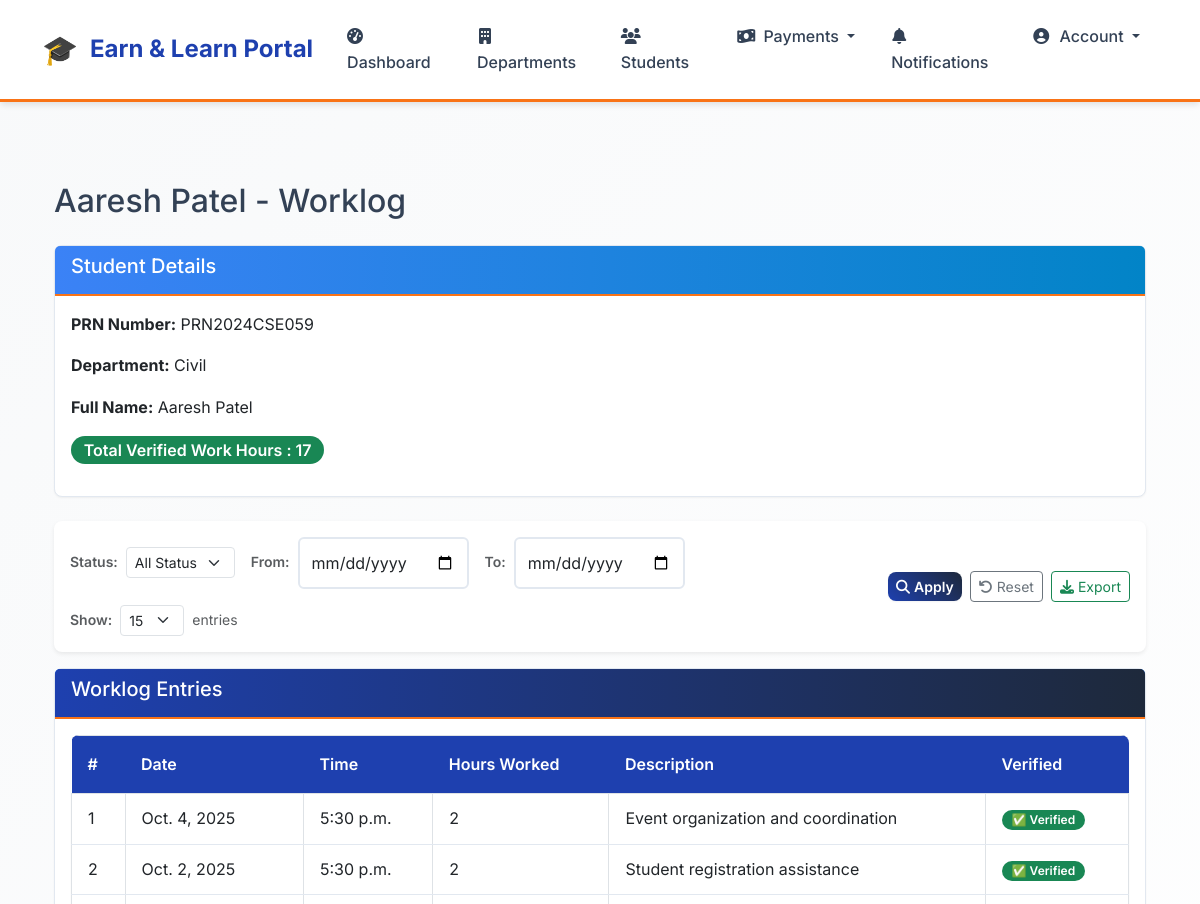
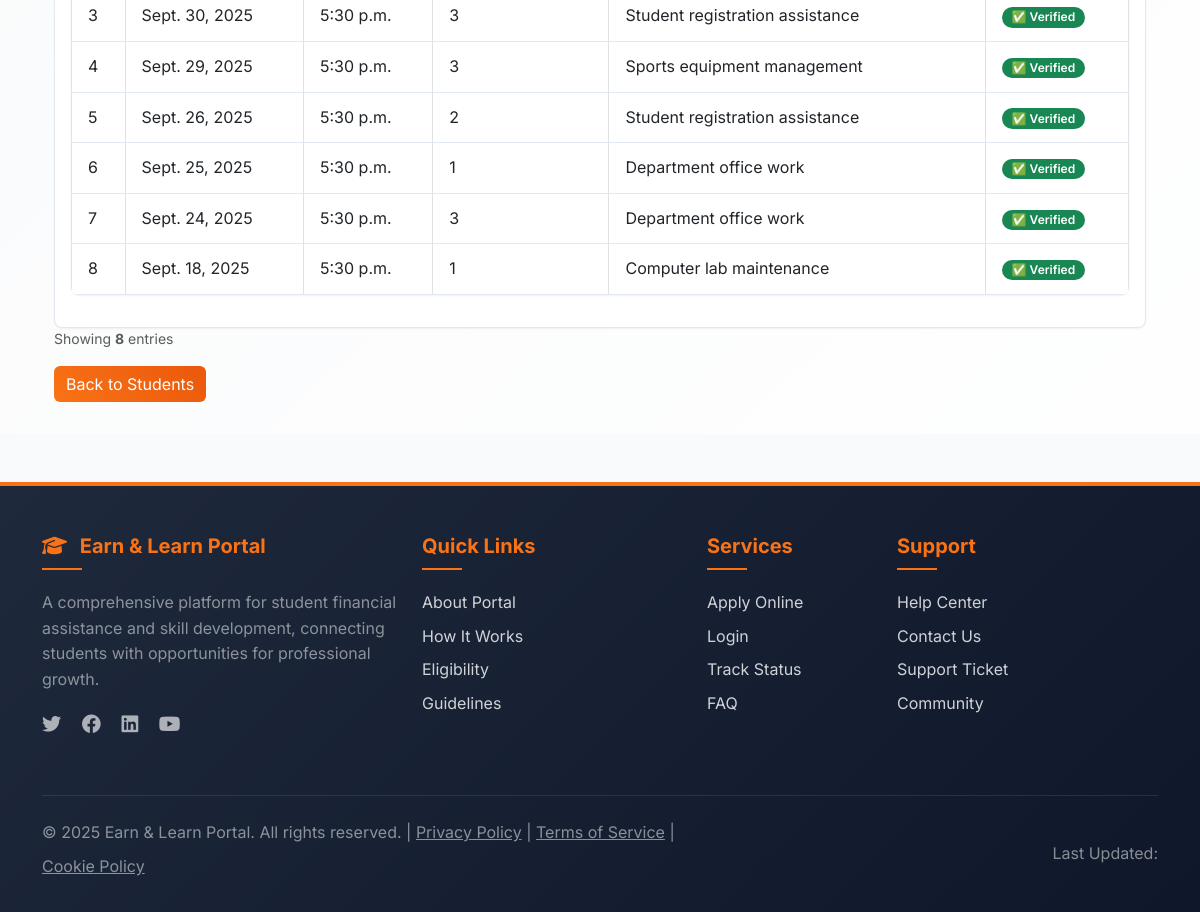
Page /student/8/worklog/ (signed in) on the committed database (2 pictures, top to bottom).
### scheme/models.py (models this page shows, shortened)
class SchemeApplication(models.Model):
    CASTE_CATEGORIES = [
        ('General', 'General'),
        ('OBC', 'Other Backward Class (OBC)'),
        ('SC', 'Scheduled Caste (SC)'),
        ('ST', 'Scheduled Tribe (ST)'),
        ('NT', 'Nomadic Tribes (NT)'),
        ('VJNT', 'Vimukta Jati Nomadic Tribes (VJNT)'),
        ('EWS', 'Economically Weaker Section (EWS)'),
        ('SBC', 'Special Backward Class (SBC)'),
    ]
    student = models.ForeignKey(settings.AUTH_USER_MODEL, on_delete=models.CASCADE)
    first_name = models.CharField(max_length=100)
    middle_name = models.CharField(max_length=100, blank=True, null=True)
    last_name = models.CharField(max_length=100)
    address = models.TextField()
    state = models.CharField(max_length=100)
    dob = models.DateField()
    annual_income = models.DecimalField(max_digits=10, decimal_places=2)
    fathers_occupation = models.CharField(max_length=255)
    caste_category = models.CharField(max_length=20, choices=CASTE_CATEGORIES)
    COLLEGE_NAME = "Pimpri Chinchwad College of Engineering Nigdi, Pune"
    college_name = models.CharField(max_length=255, default=COLLEGE_NAME)
    department = models.CharField(max_length=100)
    prn_number = models.CharField(max_length=20, unique=True)
    photo = models.FileField(upload_to='scheme_documents/photos/', validators=[validate_image_file])
    application_form = models.FileField(upload_to='scheme_documents/forms/', validators=[validate_pdf_file])
    income_certificate = models.FileField(upload_to='scheme_documents/certificates/', validators=[validate_pdf_file])
    caste_certificate = models.FileField(upload_to='scheme_documents/certificates/', blank=True, null=True, validators=[validate_pdf_file])
    last_year_marksheet = models.FileField(upload_to='scheme_documents/marksheets/', validators=[validate_pdf_file])
    domicile_certificate = models.FileField(upload_to='scheme_documents/certificates/', validators=[validate_pdf_file])
    admission_receipt = models.FileField(upload_to='scheme_documents/receipts/', validators=[validate_pdf_file])
    aadhar_card = models.FileField(upload_to='scheme_documents/identity/', validators=[validate_pdf_file])
    bank_passbook = models.FileField(upload_to='scheme_documents/passbooks/', validators=[validate_pdf_file])
    caste_validity_certificate = models.FileField(upload_to='scheme_documents/certificates/', blank=True, null=True, validators=[validate_pdf_file])
    STATUS_CHOICES = [
        ("Pending", "Pending"),
        ("Approved", "Approved"),
        ("Rejected", "Rejected"),
        ("Correction Required", "Correction Required"),
        ("Completed", "Completed")
    ]
    status = models.CharField(max_length=20, choices=STATUS_CHOICES, default='Pending')
    comments = models.TextField(blank=True, null=True, help_text="General comments and field-specific feedback")

class WorkLog(models.Model):
    student = models.ForeignKey(settings.AUTH_USER_MODEL, on_delete=models.CASCADE)
    date = models.DateField(auto_now_add=True)
    time = models.TimeField(auto_now_add=True)
    hours_worked = models.PositiveIntegerField()
    description = models.TextField()
    is_verified = models.BooleanField(default=False)
    is_rejected = models.BooleanField(default=False)
    rejection_reason = models.TextField(blank=True, null=True)
    rejected_by = models.ForeignKey(settings.AUTH_USER_MODEL, on_delete=models.SET_NULL, null=True, blank=True, related_name='rejected_logs')
    class Meta:
        unique_together = ['student', 'date']

### users/decorators.py (the view)
        def wrapper(request, *args, **kwargs):
            if request.user.is_authenticated and hasattr(request.user, 'role'):
                if isinstance(required_role, list):
                    if request.user.role in required_role:
                        return view_func(request, *args, **kwargs)
                else:
                    if request.user.role == required_role:
                        return view_func(request, *args, **kwargs)
                return HttpResponseForbidden("You are not authorized to access this page.")
            return HttpResponseForbidden("You are not authorized to access this page.")

### notifications/context_processors.py (called while the page is built)
def unread_notifications_count(request):
    if request.user.is_authenticated:
        count = Notification.objects.filter(user=request.user, is_read=False).count()
    else:
        count = 0
    return {'unread_notifications_count': count}

### scheme/utils.py (called while the page is built)
def get_paginated_queryset(request, queryset, per_page_default=10, per_page_options=None):
    if per_page_options is None:
        per_page_options = [5, 10, 15, 25, 50]
    per_page = request.GET.get('per_page', str(per_page_default))
    try:
        per_page = int(per_page)
        if per_page not in per_page_options:
            per_page = per_page_default
    except (ValueError, TypeError):
        per_page = per_page_default
    paginator = Paginator(queryset, per_page)
    page = request.GET.get('page', 1)
    try:
        page_obj = paginator.page(page)
    except PageNotAnInteger:
        page_obj = paginator.page(1)
    except EmptyPage:
        page_obj = paginator.page(paginator.num_pages)
    return page_obj, per_page, per_page_options

def apply_date_range_filter(queryset, date_from, date_to, date_field='date'):
    if date_from:
        queryset = queryset.filter(**{f"{date_field}__gte": date_from})
    if date_to:
        queryset = queryset.filter(**{f"{date_field}__lte": date_to})
    return queryset

def get_filter_context(request, **kwargs):
    context = {
        'show_search': kwargs.get('show_search', False),
        'show_status_filter': kwargs.get('show_status_filter', False),
        'show_department_filter': kwargs.get('show_department_filter', False),
        'show_date_filter': kwargs.get('show_date_filter', False),
        'show_export': kwargs.get('show_export', False),
        'status_options': kwargs.get('status_options', []),
        'departments': kwargs.get('departments', []),
        'per_page_options': kwargs.get('per_page_options', [5, 10, 15, 25, 50]),
    }
    return context

### templates/scheme/student_worklog.html (shortened to what this page needs)
{% extends "base.html" %}
{% block content %}
<div class="container mt-5">
    <h2 class="mb-4">{{ student.first_name }} {{ student.last_name }} - Worklog</h2>
    <div class="card mb-4">
        <div class="card-header bg-info text-white">
            <h5>Student Details</h5>
        </div>
        <div class="card-body">
            <p><strong>PRN Number:</strong> {{ student.prn_number }}</p>
            <p><strong>Department:</strong> {{ student.department }}</p>
            <p><strong>Full Name:</strong> {{ student.first_name }} {{ student.middle_name|default:"" }} {{ student.last_name }}</p>
            <p>
                <span class="badge bg-success" style="font-size: 1.0em;">Total Verified Work Hours : {{ verified_hours|default:0 }}</span>
            </p>
        </div>
    </div>
    {% include 'includes/filters.html' %}
    {% if worklogs %}
    <div class="card">
        <div class="card-header bg-primary text-white">
            <h5>Worklog Entries</h5>
        </div>
        <div class="card-body">
            <table class="table table-bordered table-hover">
                <thead class="thead-dark">
                    <tr>
                        <th>#</th>
                        <th>Date</th>
                        <th>Time</th>
                        <th>Hours Worked</th>
                        <th>Description</th>
                        <th>Verified</th>
                    </tr>
                </thead>
                <tbody>
                    {% for log in worklogs %}
                    <tr>
                        <td>{{ forloop.counter }}</td>
                        <td>{{ log.date }}</td>
                        <td>{{ log.time }}</td>
                        <td>{{ log.hours_worked }}</td>
                        <td>{{ log.description }}</td>
                        <td>
                            {% if log.is_verified %}
                                <span class="badge bg-success">✅ Verified</span>
                            {% else %}
                                <span class="badge bg-warning">❌ Not Verified</span>
                            {% endif %}
                        </td>
                    </tr>
                    {% endfor %}
                </tbody>
            </table>
        </div>
    </div>
    {% include 'includes/pagination.html' %}
    {% else %}
    <div class="alert alert-warning" role="alert">
        No worklog entries found for this student.
    </div>
    {% endif %}
    <a href="{% url 'registered_students' %}" class="btn btn-secondary mt-3">
         Back to Students
    </a>
</div>
{% endblock %}

### templates/base.html (style rules this page uses)
:root { --primary-blue: #1e40af; --primary-blue-rgb: 30, 64, 175; --secondary-orange: #f97316; --accent-green: #059669; --dark-navy: #1e293b; --white: #ffffff; --light-gray: #f8fafc; --gray: #64748b; --dark-gray: #334155; --border-color: #e2e8f0; --success: #10b981; --warning: #f59e0b; --danger: #ef4444; --info: #3b82f6; --font-family: 'Inter', 'Segoe UI', sans-serif; --font-weight-normal: 400; --font-weight-medium: 500; --font-weight-semibold: 600; --font-weight-bold: 700; --shadow-sm: 0 1px 2px 0 rgba(0, 0, 0, 0.05); --shadow-md: 0 4px 6px -1px rgba(0, 0, 0, 0.1); --shadow-lg: 0 10px 15px -3px rgba(0, 0, 0, 0.1); }
* { box-sizing: border-box; }
body { font-family: var(--font-family); font-weight: var(--font-weight-normal); line-height: 1.6; color: var(--dark-gray); background-color: var(--light-gray); margin: 0; padding: 0; min-height: 100vh; display: flex; flex-direction: column; }
.btn-secondary { background: linear-gradient(45deg, var(--secondary-orange), #ea580c); border: none; color: var(--white); }
.table { background: var(--white); border-radius: 12px; overflow: hidden; box-shadow: var(--shadow-sm); }
.table th { background: var(--primary-blue); color: var(--white); font-weight: var(--font-weight-semibold); border: none; padding: 1rem; }
.table td { padding: 0.75rem 1rem; border-bottom: 1px solid var(--border-color); vertical-align: middle; }
.card { background: var(--white); border: 1px solid var(--border-color); border-radius: 12px; box-shadow: var(--shadow-sm); transition: all 0.3s ease; }
.card-header { background: linear-gradient(90deg, var(--primary-blue), var(--dark-navy)); color: var(--white); font-weight: var(--font-weight-semibold); border-bottom: 2px solid var(--secondary-orange); }
.card-header.bg-info { background: linear-gradient(90deg, var(--info), #2563eb) !important; color: var(--white) !important; }
.badge { font-weight: var(--font-weight-semibold); border-radius: 20px; padding: 0.35em 0.8em; }
.table { background: var(--white); border-radius: 8px; overflow: hidden; box-shadow: var(--shadow-sm); }
.card { background: var(--white); border: 1px solid var(--border-color); border-radius: 8px; box-shadow: var(--shadow-sm); transition: all 0.3s ease; }
.card-header.bg-info { background: linear-gradient(90deg, var(--info), #0284c7) !important; color: var(--white) !important; }

### rows in the picture
SchemeApplication: first_name "Aaresh", last_name "Patel", prn_number "PRN2024CSE059", department "Civil"
WorkLog: date "Oct. 4, 2025", time "5:30 p.m.", hours_worked "2", description "Event organization and coordination", is_verified "✅ Verified"
WorkLog: date "Oct. 2, 2025", time "5:30 p.m.", hours_worked "2", description "Student registration assistance", is_verified "✅ Verified"
WorkLog: date "Sept. 30, 2025", time "5:30 p.m.", hours_worked "3", description "Student registration assistance", is_verified "✅ Verified"
WorkLog: date "Sept. 29, 2025", time "5:30 p.m.", hours_worked "3", description "Sports equipment management", is_verified "✅ Verified"
WorkLog: date "Sept. 26, 2025", time "5:30 p.m.", hours_worked "2", description "Student registration assistance", is_verified "✅ Verified"
WorkLog: date "Sept. 25, 2025", time "5:30 p.m.", hours_worked "1", description "Department office work", is_verified "✅ Verified"
WorkLog: date "Sept. 24, 2025", time "5:30 p.m.", hours_worked "3", description "Department office work", is_verified "✅ Verified"
WorkLog: date "Sept. 18, 2025", time "5:30 p.m.", hours_worked "1", description "Computer lab maintenance", is_verified "✅ Verified"

### other values in the picture
{{ verified_hours|default:0 }} "17"
{{ page_obj.paginator.count }} "8"
form field per_page "15"
